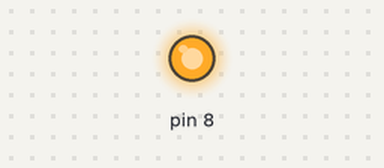
Recording of a sketch running on a simulated Arduino Uno, built with avr-gcc and run on an emulated ATmega328P. On the bench: output pins drawn as LEDs (lit = HIGH).

Above: at 0.1 s.
At 10.1 s:
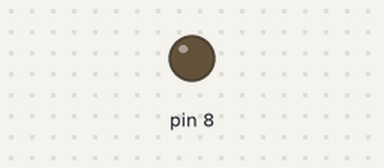
Timing chart, 0 to 11.6 s (numbered marks = the images above):
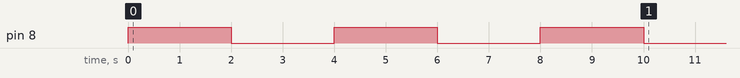

The sketch:

3.3.b.1.ino
```cpp
void setup()
{
    pinMode(8,OUTPUT);
    int i = 0;
    while(i<3)
    {
        digitalWrite(8,HIGH);
        delay(2000);
        digitalWrite(8,LOW);
        delay(2000);
        i++;
    }

}

void loop()
{

}
```
